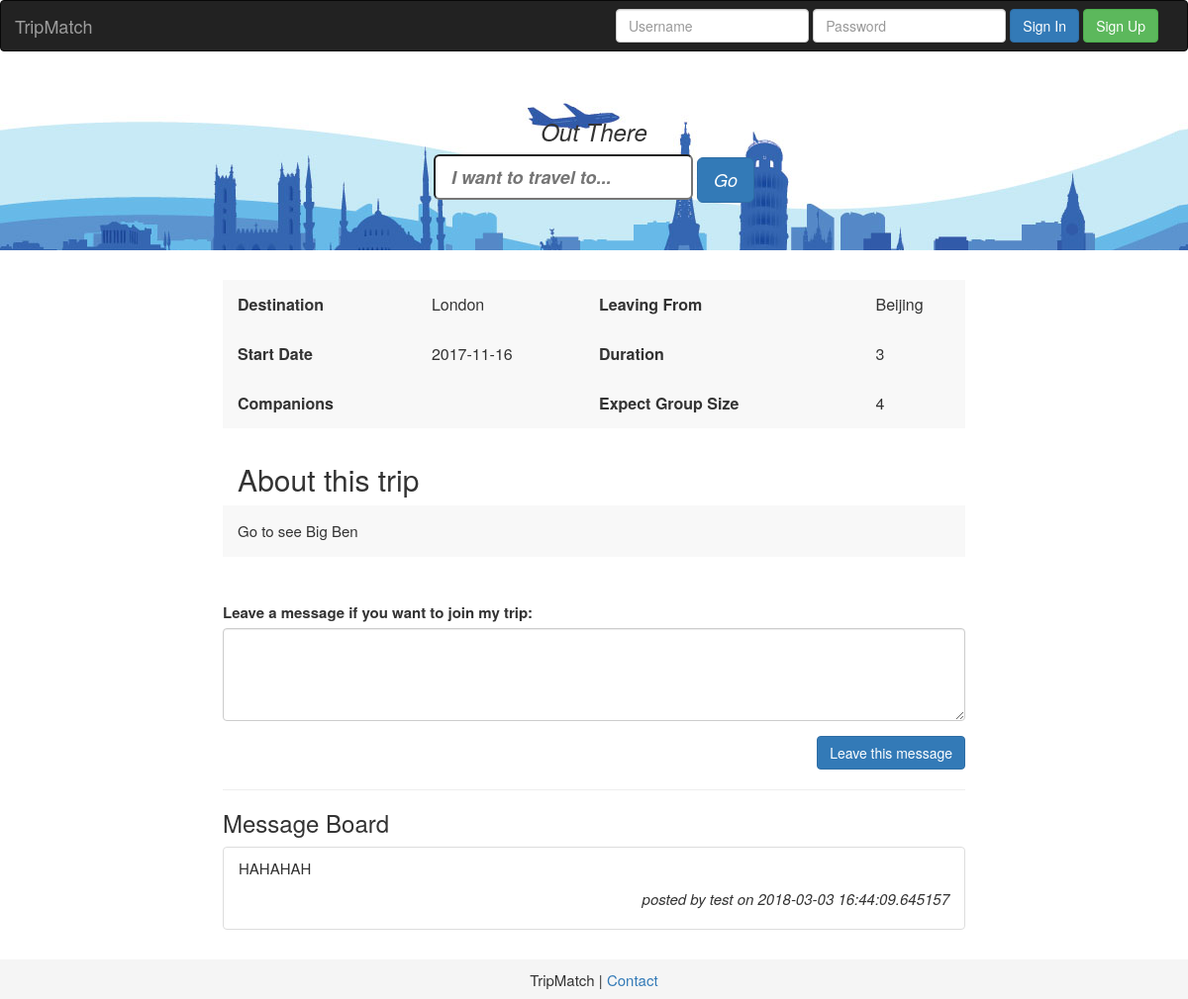
/trip_detail/3, run on the app's committed database.
### tripmatch/model/tripmatch_model.py (models this page shows, shortened)
class Destinations(Base):
    __tablename__ = 'destinations'
    id = Column(Integer, primary_key=True)
    destination = Column(String, nullable=False)
    trip_details = relationship('TripDetails', back_populates='destinations')

class TripDetails(Base):
    __tablename__ = 'trip_details'
    id = Column(Integer, primary_key=True)
    user_id = Column(Integer, ForeignKey('users.id'))
    destination_id = Column(Integer, ForeignKey('destinations.id'))
    duration = Column(String, nullable=True)
    date_start = Column(String, nullable=False)
    companions = Column(Integer, nullable=False)
    city_takeoff = Column(String, nullable=True)
    expected_group_size = Column(Integer, nullable=True)
    notes = Column(String, nullable=True)
    date_create = Column(String, nullable=False)
    contact = Column(String, nullable=True)
    img_name = Column(String, nullable=True)
    users = relationship('Users', back_populates='trip_details')
    destinations = relationship('Destinations', back_populates='trip_details')
    waitinglist = relationship('Waitinglist', back_populates='trip_details')

class Waitinglist(Base):
    __tablename__ = 'waitinglist'
    id = Column(Integer, primary_key=True)
    user_id = Column(Integer, ForeignKey('users.id'))
    trip_id = Column(Integer, ForeignKey('trip_details.id'))
    text = Column(String, nullable=False)
    post_date = Column(String, nullable=False)
    users = relationship('Users', back_populates="waitinglist")
    trip_details = relationship('TripDetails', back_populates="waitinglist")

class Users(Base):
    __tablename__ = 'users'
    id = Column(Integer, primary_key=True)
    username = Column(String, nullable=False)
    email = Column(String, nullable=False)
    password = Column(String, nullable=False)
    trip_details = relationship('TripDetails', back_populates='users')
    waitinglist = relationship('Waitinglist', back_populates='users')
    user_dest_association_tbl = Table('usr_dest_as_tbl', Base.metadata,
                                      Column('user_id', Integer, ForeignKey('users.id')),
                                      Column('destination_id', Integer, ForeignKey('destinations.id'))
                                      )

### tripmatch/trip_server.py (the view, shortened to what this page needs)
@app.route('/trip_detail/<int:trip_id>', methods=['GET', 'POST'])
def display_trip(trip_id):
    db_session = Session()
    trip = db_session.query(TripDetails).filter_by(id=trip_id).one()
    waitinglist = db_session.query(
        Waitinglist).filter_by(trip_id=trip_id).all()
    return render_template('trip_details.html', trip=trip, waitinglist=waitinglist)

### tripmatch/trip_server.py (called while the page is built)
@app.context_processor
def utility_processor():
    def calc_date_end(start_date, duration):
        return (datetime.strptime(start_date, '%Y-%m-%d') + timedelta(int(duration))).strftime('%Y-%m-%d')
    return dict(calc_date_end=calc_date_end)

### tripmatch/templates/trip_details.html (shortened to what this page needs)
{% extends "layout.html" %} {% block title %}Trip Details{% endblock %} {% block body %}
<div class="container">
  <div class="row">
    <div class="col-md-8 col-md-offset-2">
      <table class="trip-detail-table">
        <tr>
          <td class="td-left">Destination</td>
          <td>{{ trip.destinations.destination }}</td>
          <td class="td-left">Leaving From</td>
          <td>{{ trip.city_takeoff }}</td>
        </tr>
        <tr>
          <td class="td-left">Start Date</td>
          <td>{{ trip.date_start }}</td>
          <td class="td-left">Duration</td>
          <td>{{ trip.duration }}</td>
        </tr>
        <tr>
          <td class="td-left">Companions</td>
          <td>{{ trip.companios }}</td>
          <td class="td-left">Expect Group Size</td>
          <td>{{ trip.expected_group_size }}</td>
        </tr>
      </table>
    </div>
    <div class="col-md-8 col-md-offset-2" style="padding: 15px; margin-bottom: 20px;">
        <h2 style="padding-left: 15px;">About this trip</h2>
        <p style="background-color: #f8f8f8; padding: 15px;" >{{ trip.notes }}</p>
    </div>
    <div class="col-md-8 col-md-offset-2 join-trip">
      <form method="post">
        <div class="form-group">
          <label for="leave-a-message-textarea">Leave a message if you want to join my trip:</label>
          <textarea class="form-control" rows="4" id="leave-a-message-textarea" name="leave-a-message-textarea"></textarea>
        </div>
        <button type="submit" class="btn btn-primary pull-right">Leave this message</button>
      </form>
    </div>
    {% if waitinglist %}
    <div class="waitinglist col-md-8 col-md-offset-2">
    <hr style="width: 100%; size: 5px;">
    <h3>Message Board</h3>
      <ul class="list-unstyled list-group">
        {% for post in waitinglist %}
          <li class="list-group-item">
            <div class="comment">
              <p>{{ post.text }}</p>
              <p style="text-align: right"><i>posted by {{ post.users.username }} on {{ post.post_date }}</i></p>
            </div>
          </li>
        {% endfor %}
      </ul>
    </div>
    {% endif %}
  </div>
</div>
{% endblock %}

### tripmatch/static/css/style.css (style rules this page uses)
.trip-detail-table { background: #f8f8f8; width:100%; height: 150px; text-align: left; font-size: 16px; }
.td-left { padding-left: 15px; font-weight: bold; font-size: 16px; }

### data on the page
Destinations: destinations.destination "London"
TripDetails: city_takeoff "Beijing", date_start "2017-11-16", duration "3", expected_group_size "4", notes "Go to see Big Ben"
Waitinglist: text "HAHAHAH", users.username "test", post_date "2018-03-03 16:44:09.645157"
